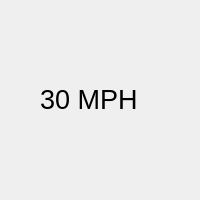
<?xml version="1.0" encoding="UTF-8"?>
<ui version="4.0">
 <class>Form</class>
 <widget class="QWidget" name="Form">
  <property name="geometry">
   <rect>
    <x>0</x>
    <y>0</y>
    <width>200</width>
    <height>200</height>
   </rect>
  </property>
  <property name="windowTitle">
   <string>Form</string>
  </property>
  <widget class="QLabel" name="label">
   <property name="geometry">
    <rect>
     <x>40</x>
     <y>80</y>
     <width>111</width>
     <height>40</height>
    </rect>
   </property>
   <property name="text">
    <string>&lt;html&gt;&lt;head/&gt;&lt;body&gt;&lt;p&gt;&lt;span style=&quot; font-size:20pt;&quot;&gt;30 MPH&lt;/span&gt;&lt;/p&gt;&lt;/body&gt;&lt;/html&gt;</string>
   </property>
  </widget>
 </widget>
 <resources/>
 <connections/>
</ui>
